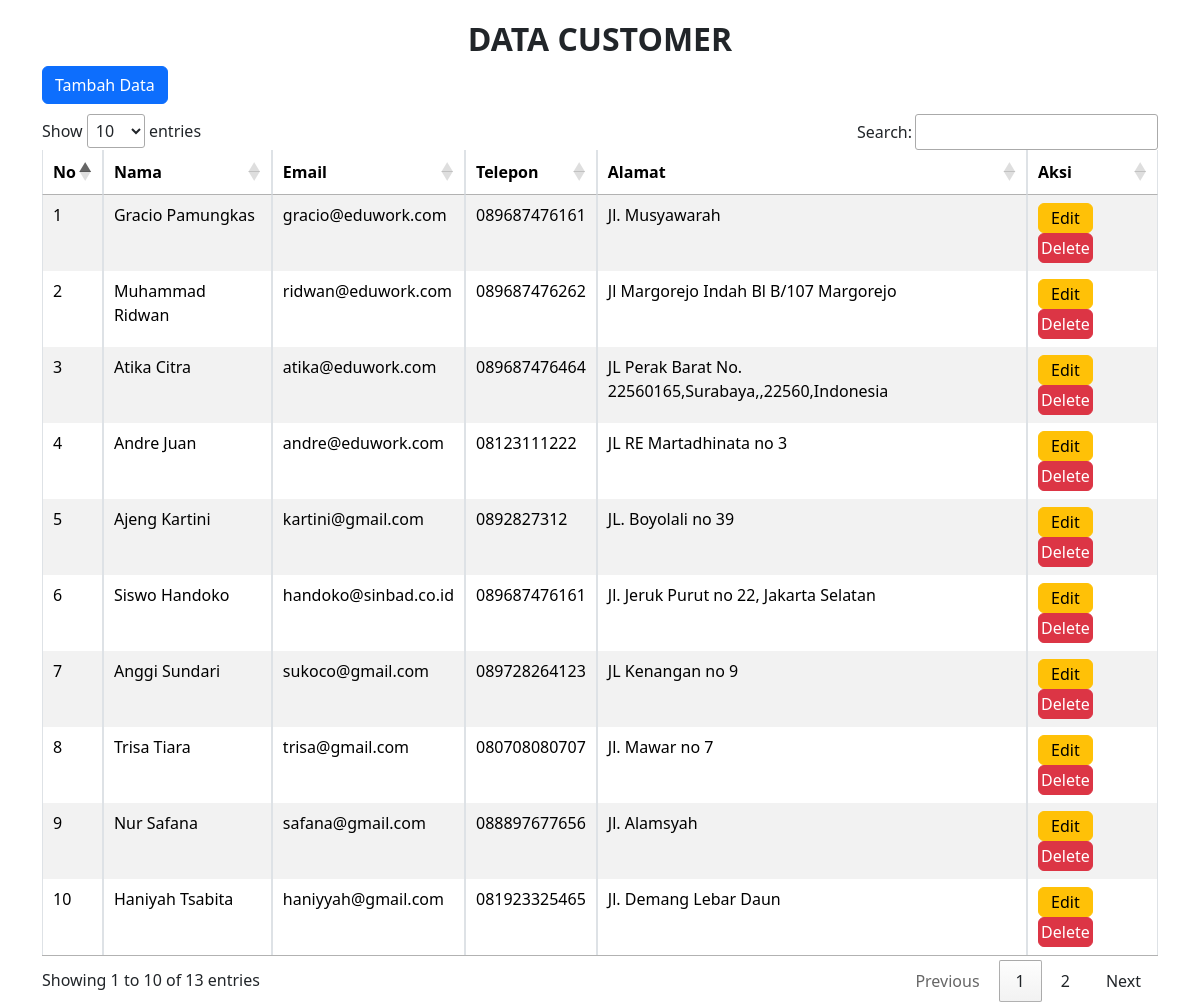
The page / on the database its author committed.
### tables this page shows
CREATE TABLE `customer` (
  `id` int(11) NOT NULL,
  `first_name` varchar(50) NOT NULL,
  `last_name` varchar(50) NOT NULL,
  `email` varchar(100) NOT NULL,
  `phone` varchar(20) DEFAULT NULL,
  `address` varchar(200) DEFAULT NULL,
  `created_at` timestamp NOT NULL DEFAULT current_timestamp()
);

### index.php (the view, shortened to what this page needs)
<!DOCTYPE html>
<html lang="en">
<head>
    <link href="https://cdn.jsdelivr.net/npm/bootstrap@5.3.2/dist/css/bootstrap.min.css" rel="stylesheet">
    <link rel="stylesheet" href="https://cdn.datatables.net/1.13.7/css/jquery.dataTables.css" />
</head>
<body>
    <div class="container">
        <div class="row">
            <div class="col-md-12">
                <?php
                include 'koneksi.php';
                $query = mysqli_query($conn, "SELECT * FROM customer ORDER BY id ASC");
                ?>
                <h2 style="text-align:center; margin-top:20px"><b>DATA CUSTOMER</b></h2>
                <a class="btn btn-primary" style="margin-bottom:10px" href="tambah.php"> Tambah Data </a><br>
                <table id="data-customer" class="table table-striped table-bordered">
                    <thead>
                        <tr style="text-align:center">
                            <th>No</th>
                            <th>Nama</th>
                            <th>Email</th>
                            <th>Telepon</th>
                            <th>Alamat</th>
                            <th>Aksi</th>
                        </tr>
                    </thead>
                    <tbody>
                        <?php
                        if(mysqli_num_rows($query)>0){
                        $no = 1;
                        while($data = mysqli_fetch_array($query)){
                        ?>
                        <tr>
                            <td><?php echo $no ?></td>
                            <td><?php echo $data["first_name"]." ".$data["last_name"] ?></td>
                            <td><?php echo $data["email"] ?></td>
                            <td><?php echo $data["phone"] ?></td>
                            <td><?php echo $data["address"] ?></td>
                            <td> <a href="edit.php?id=<?php echo $data["id"] ?>" class="btn btn-warning" style="padding:2px 12px;"> Edit </a>
                            <a href="proses_hapus.php?id=<?php echo $data["id"] ?>" onclick="return confirm('Apakah Anda yakin ingin menghapus data ini?')"
                            class="btn btn-danger" style="padding:2px"> Delete </a> </td>
                        </tr>
                        <?php  $no++; } ?>
                        <?php } ?>
                    </tbody>
                </table>
            </div>
        </div>
    </div>
</body>
</html>

### rows shown on the page
customer: first_name "Gracio", last_name "Pamungkas", email "gracio@eduwork.com", phone "089687476161", address "Jl. Musyawarah"
customer: first_name "Muhammad", last_name "Ridwan", email "ridwan@eduwork.com", phone "089687476262", address "Jl Margorejo Indah Bl B/107 Margorejo"
customer: first_name "Atika", last_name "Citra", email "atika@eduwork.com", phone "089687476464", address "JL Perak Barat No. 22560165,Surabaya,,22560,Indonesia"
customer: first_name "Andre", last_name "Juan", email "andre@eduwork.com", phone "08123111222", address "JL RE Martadhinata no 3"
customer: first_name "Ajeng", last_name "Kartini", email "kartini@gmail.com", phone "0892827312", address "JL. Boyolali no 39"
customer: first_name "Siswo", last_name "Handoko", email "handoko@sinbad.co.id", phone "089687476161", address "Jl. Jeruk Purut no 22, Jakarta Selatan"
customer: first_name "Anggi", last_name "Sundari", email "sukoco@gmail.com", phone "089728264123", address "JL Kenangan no 9"
customer: first_name "Trisa", last_name "Tiara", email "trisa@gmail.com", phone "080708080707", address "Jl. Mawar no 7"
customer: first_name "Nur", last_name "Safana", email "safana@gmail.com", phone "088897677656", address "Jl. Alamsyah"
customer: first_name "Haniyah", last_name "Tsabita", email "haniyyah@gmail.com", phone "081923325465", address "Jl. Demang Lebar Daun"
